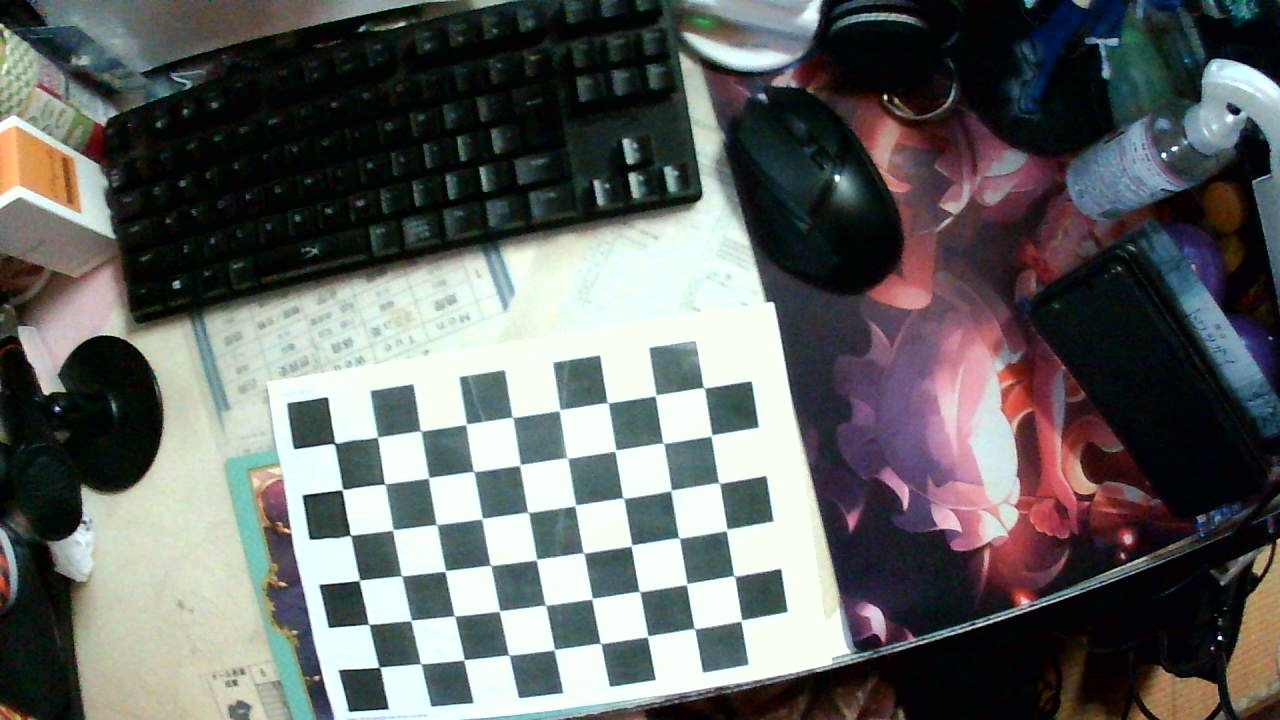
//> input picture build/calibrate_img/left/000000.jpg, 1280 x 720 px
$ ./lbp_test   (built with g++ and OpenCV 4)
//> lines starting //> are read from the running program, lines starting //| are printed output that depends on the picture
#include <opencv2/opencv.hpp>
#include <librealsense2/rs.hpp> // Include RealSense Cross Platform API

#include <cstdio>
#include <iostream>
#include <fstream>
#include <stdio.h>
#include <stdlib.h>
#include <time.h>
#include <unistd.h>
#include <vector>
#include <omp.h>
#include <time.h>
#include <numeric>
#include <algorithm>
#include <thread>
#include <mutex>
#include <condition_variable>
#include <deque>
#include <functional>
#include <random>
#include <filesystem>
#include <chrono>
#include <boost/property_tree/ptree.hpp>
#include <boost/property_tree/xml_parser.hpp>
#include <boost/foreach.hpp>
#include <boost/lexical_cast.hpp>

#define USE_OPENMP
#if defined(_OPENMP) && defined(USE_OPENMP)
#ifdef _WIN32
#define OMP_PARALLEL_FOR __pragma(omp parallel for)
#else
#define OMP_PARALLEL_FOR _Pragma("omp parallel for")
#endif
#else
#define OMP_PARALLEL_FOR
#endif

std::vector<int> UNIFORMED_LUT(256, 0);


/*
    test data
    images/20231231/left/004567.jpg
    images/20240220/left/000036.jpg
    images/20240327/left/000339.jpg
    images/test_img/left.JPG
*/
const std::string LEFT_IMG = "images/20240220/left/000000.jpg";

int LBP_filter[3][3] = {{64, 32, 16},
                        {128, 0, 8},
                        {1, 2, 4}};

void cvt_LBP(const cv::Mat &src, cv::Mat &dst)
{
    cv::Mat lbp = cv::Mat(src.rows, src.cols, CV_8UC1);
    lbp = cv::Scalar::all(0);
    cv::Mat padsrc;
    // cv::cvtColor(padsrc, padsrc, cv::COLOR_BGR2GRAY);
    copyMakeBorder(src, padsrc, 1, 1, 1, 1, cv::BORDER_REPLICATE);

    // cv::imshow("first", src);
    // cv::imshow("third", lbp);
    for (int x = 1; x < padsrc.cols - 1; x++)
    {
        for (int y = 1; y < padsrc.rows - 1; y++)
        {
            for (int i = 0; i < 3; i++)
            {
                for (int j = 0; j < 3; j++)
                {
                    if (padsrc.at<unsigned char>(y - 1 + j, x - 1 + i) >= padsrc.at<unsigned char>(y, x))
                        lbp.at<unsigned char>(y - 1, x - 1) += LBP_filter[i][j];
                }
            }
        }
    }
    dst = lbp.clone();
    // cv::imshow("second", lbp);
}

void cvt_ILBP(const cv::Mat &src, cv::Mat &dst)
{
    cv::Mat lbp = cv::Mat(src.rows, src.cols, CV_8UC1);
    lbp = cv::Scalar::all(0);
    cv::Mat padsrc, gray;
    //cv::cvtColor(src, gray, cv::COLOR_BGR2GRAY);
    copyMakeBorder(src, padsrc, 1, 1, 1, 1, cv::BORDER_REPLICATE);

    // cv::imshow("first", src);
    // cv::imshow("third", lbp);

    int ave = 0;
    for (int x = 1; x < padsrc.cols - 1; x++)
    {
        for (int y = 1; y < padsrc.rows - 1; y++)
        {
            for (int i = 0; i < 3; i++)
            {
                for (int j = 0; j < 3; j++)
                {
                    ave += (int)padsrc.at<unsigned char>(y - 1 + j, x - 1 + i);
                }
            }
            ave /= 9;
            for (int i = 0; i < 3; i++)
            {
                for (int j = 0; j < 3; j++)
                {
                    // std::cout << ave << " " << (int)padsrc.at<unsigned char>(y - 1 + j, x - 1 + i) <<std::endl;
                    if (padsrc.at<unsigned char>(y - 1 + j, x - 1 + i) >= ave)
                        lbp.at<unsigned char>(y - 1, x - 1) += LBP_filter[i][j];
                }
            }
            ave = 0;
        }
    }
    dst = lbp.clone();
    // cv::imshow("second", lbp);
}

void cvt_ILLBP(const cv::Mat &src, cv::Mat &dst)
{
    cv::Mat lbp = cv::Mat(src.rows, src.cols, CV_8UC1);
    lbp = cv::Scalar::all(0);
    cv::Mat padsrc, gray;
    //cv::cvtColor(src, gray, cv::COLOR_BGR2GRAY);
    copyMakeBorder(src, padsrc, 1, 1, 1, 1, cv::BORDER_REPLICATE);

    // cv::imshow("first", src);
    // cv::imshow("third", lbp);

    int ave = 0;
    for (int x = 1; x < padsrc.cols - 1; x++)
    {
        for (int y = 1; y < padsrc.rows - 1; y++)
        {
            for (int i = 0; i < 3; i++)
            {
                for (int j = 0; j < 3; j++)
                {
                    ave += (int)padsrc.at<unsigned char>(y - 1 + j, x - 1 + i);
                }
            }
            ave /= 8;
            for (int i = 0; i < 3; i++)
            {
                for (int j = 0; j < 3; j++)
                {
                    // std::cout << ave << " " << (int)padsrc.at<unsigned char>(y - 1 + j, x - 1 + i) <<std::endl;
                    if (padsrc.at<unsigned char>(y - 1 + j, x - 1 + i) >= ave)
                    {
                        lbp.at<unsigned char>(y - 1, x - 1) += LBP_filter[i][j];
                        //lbp.at<unsigned char>(y - 1, x - 1) += 255;
                    }
                }
            }
            for (int i = 0; i < 3; i++)
            {
                for (int j = 0; j < 3; j++)
                {
                    // std::cout << ave << " " << (int)padsrc.at<unsigned char>(y - 1 + j, x - 1 + i) <<std::endl;
                    //lbp.at<unsigned char>(y - 1, x - 1) = UNIFORMED_LUT[lbp.at<unsigned char>(y - 1, x - 1)];
                    // std::cout << (int)lbp.at<unsigned char>(y - 1, x - 1) << std::endl;
                }
            }
        }
    }
    dst = lbp.clone();
    // cv::imshow("second", lbp);
}

void make_LUT(std::vector<int> &lut)
{
    std::cout << "make_LUT start" << std::endl;
    std::ifstream ifs("tools/Uniformed_LBP_Table.txt");
    std::string str;
    int count = 0;
    if (ifs.fail())
    {
        std::cout << "not lut file" << std::endl;
        return;
    }

    while (getline(ifs, str))
    {
        lut[count] = atoi(str.c_str());
        if (lut[count] != 0)
        {
            double dist = 255 / 35;
            lut[count] = dist * lut[count];
        }
        count++;
    }
    std::cout << "make_LUT end" << std::endl;
}

int main(){
    make_LUT(UNIFORMED_LUT);
    cv::Mat img = cv::imread(LEFT_IMG, 0);
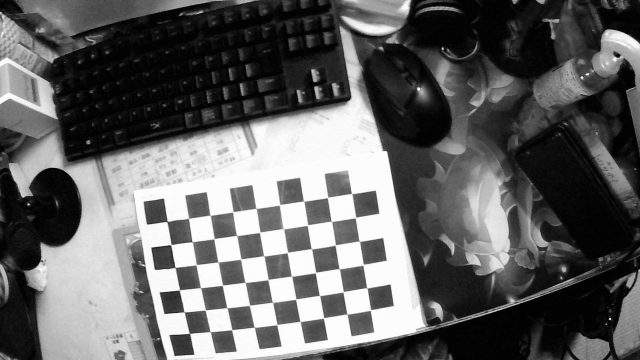
//> img: 720 rows x 1280 cols, CV_8UC1 (shown at 1/2 size); min 0, max 255, mean 99.6
    cv::Mat lbp, ilbp, illbp;
    cvt_LBP(img, lbp);
//> after the loop in cvt_LBP, `for (int x = 1; x < padsrc.cols - 1; x++)`:
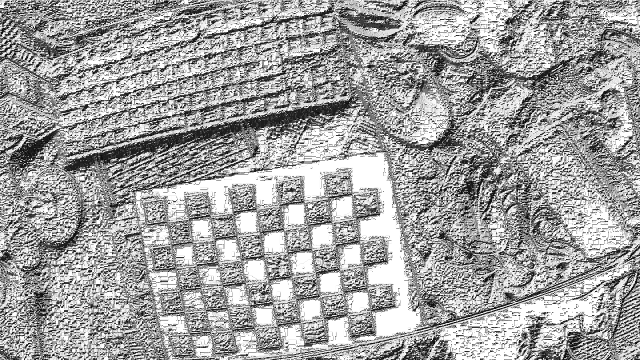
//> lbp: 720 rows x 1280 cols, CV_8UC1 (shown at 1/2 size); min 0, max 255, mean 160.9
    cvt_ILBP(img, ilbp);
//> after the loop in cvt_ILBP, `for (int x = 1; x < padsrc.cols - 1; x++)`:
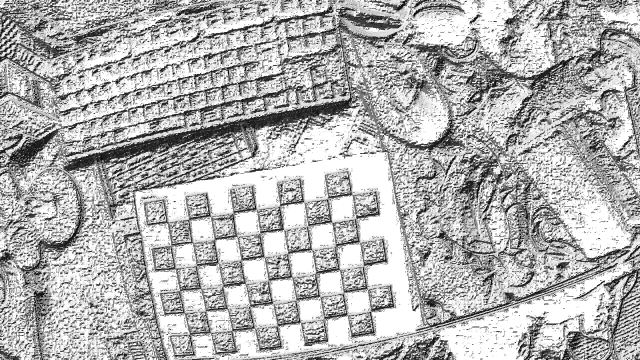
//> lbp: 720 rows x 1280 cols, CV_8UC1 (shown at 1/2 size); min 1, max 255, mean 178.3
//> after the loop in cvt_ILBP, `for (int x = 1; x < padsrc.cols - 1; x++)`: ave = 0
    cvt_ILLBP(img, illbp);
//> the loop in cvt_ILLBP, `for (int x = 1; x < padsrc.cols - 1; x++)` made 1280 passes
//> ave on passes 1 to 3: 168, 159, 151
//> after the loop in cvt_ILLBP, `for (int x = 1; x < padsrc.cols - 1; x++)`:
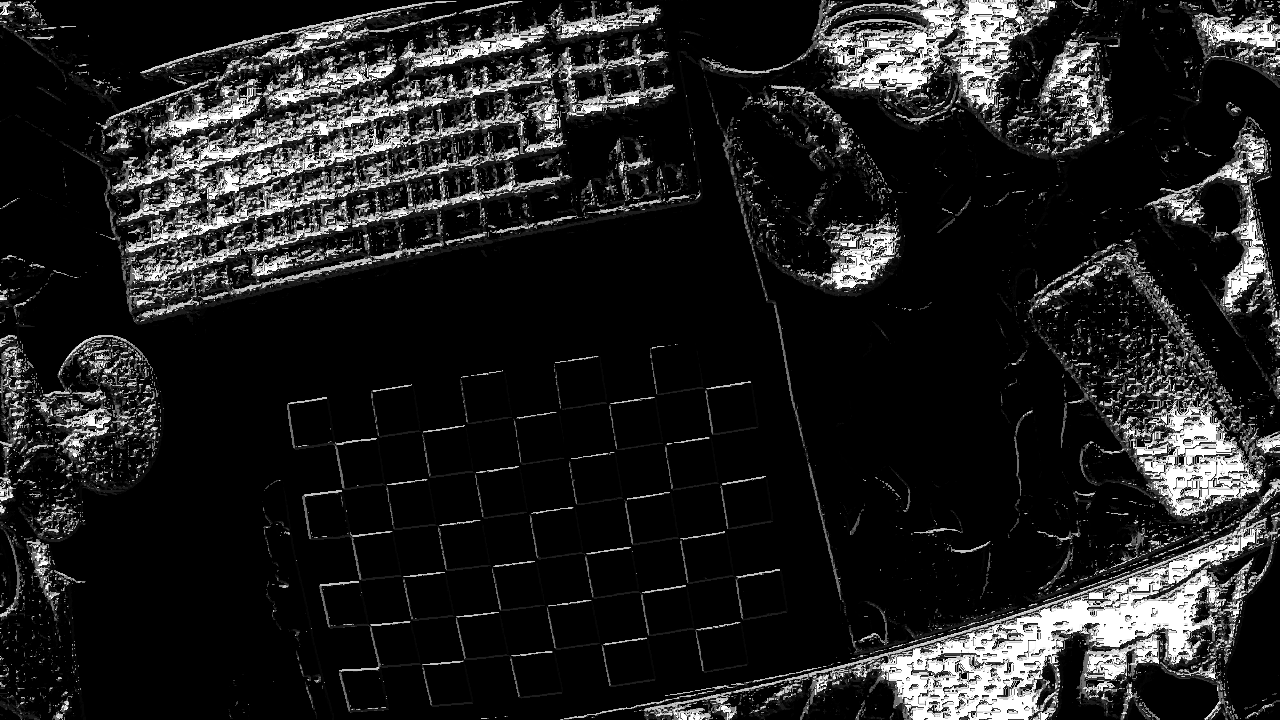
//> lbp: 720 rows x 1280 cols, CV_8UC1; min 0, max 255, mean 31.5
//> after the loop in cvt_ILLBP, `for (int x = 1; x < padsrc.cols - 1; x++)`: ave = 52

    cv::imshow("a", lbp);
    cv::imshow("b", ilbp);
    cv::imshow("c", illbp);

    const int key = cv::waitKey(0);
//> the space key is pressed
    if (key == 'q' /*113*/) // qボタンが押されたとき
    {
        cv::imwrite("sample_data/lbp.jpg", lbp);
        cv::imwrite("sample_data/ilbp.jpg", ilbp);
        cv::imwrite("sample_data/illbp10.jpg", illbp);
        // [6 lines of commented-out code are left out]
        ; // whileループから抜ける．
    }
    return 0;
}

$ run again, with build/calibrate_img/left/000001.jpg copied over build/calibrate_img/left/000000.jpg
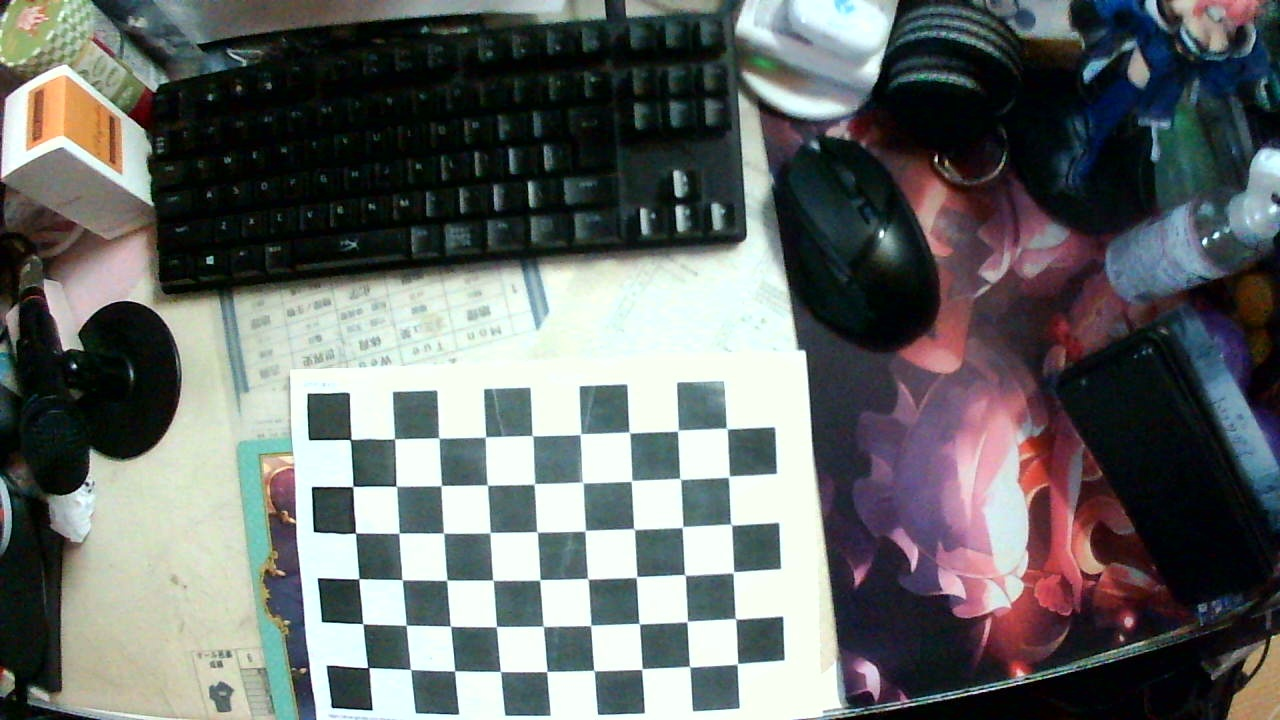
//> input picture build/calibrate_img/left/000001.jpg, 1280 x 720 px
//> after the loop in cvt_ILBP, `for (int x = 1; x < padsrc.cols - 1; x++)`:
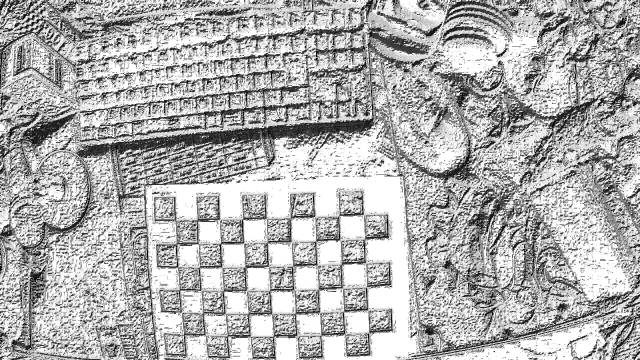
//> lbp: 720 rows x 1280 cols, CV_8UC1 (shown at 1/2 size); min 1, max 255, mean 176.1
//> after the loop in cvt_ILBP, `for (int x = 1; x < padsrc.cols - 1; x++)`: ave = 0
//> the loop in cvt_ILLBP, `for (int x = 1; x < padsrc.cols - 1; x++)` made 1280 passes
//> ave on passes 1 to 3: 48, 42, 36
//> after the loop in cvt_ILLBP, `for (int x = 1; x < padsrc.cols - 1; x++)`:
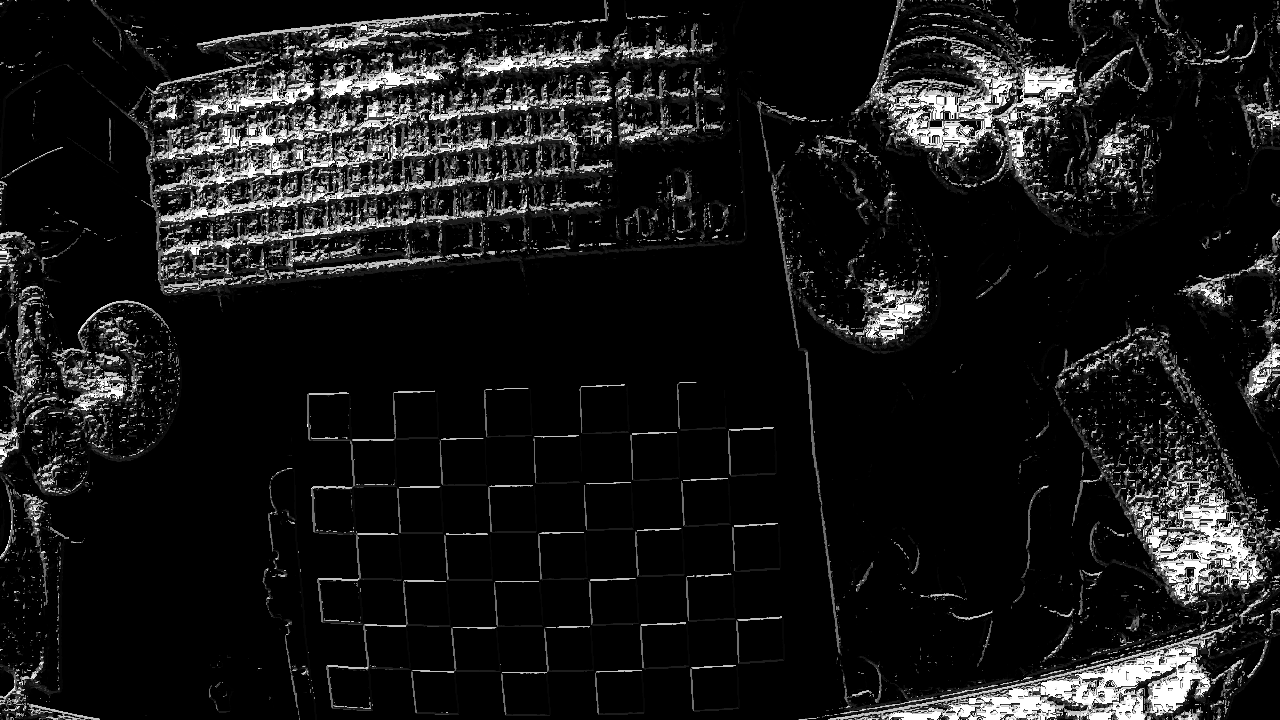
//> lbp: 720 rows x 1280 cols, CV_8UC1; min 0, max 255, mean 23.1
//> after the loop in cvt_ILLBP, `for (int x = 1; x < padsrc.cols - 1; x++)`: ave = 184

$ run again, with build/calibrate_img/left/000003.jpg copied over build/calibrate_img/left/000000.jpg
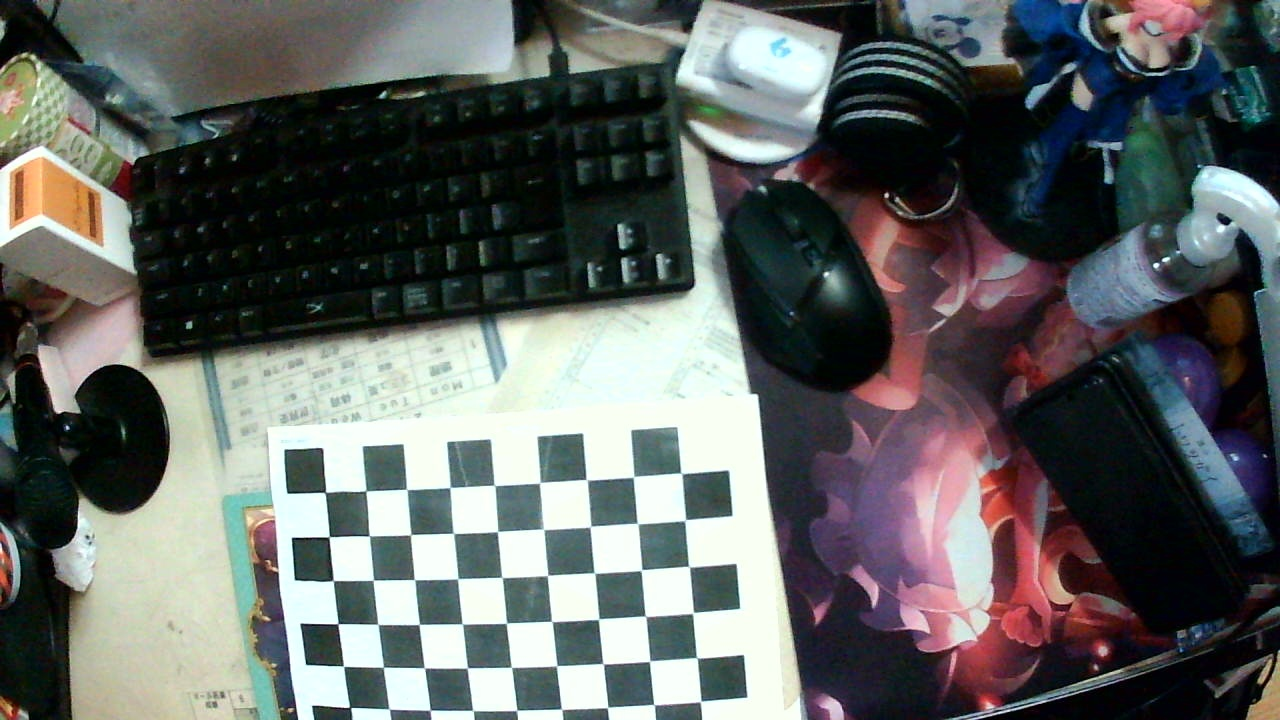
//> input picture build/calibrate_img/left/000003.jpg, 1280 x 720 px
//> after the loop in cvt_ILBP, `for (int x = 1; x < padsrc.cols - 1; x++)`:
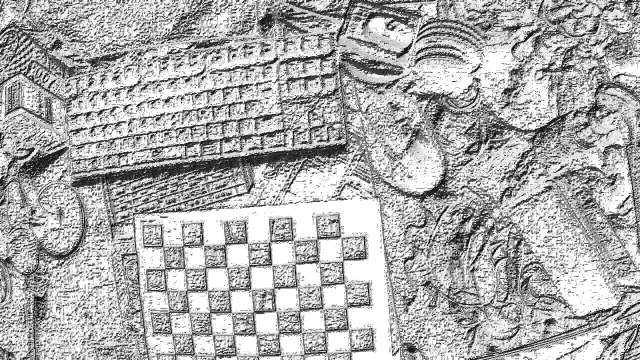
//> lbp: 720 rows x 1280 cols, CV_8UC1 (shown at 1/2 size); min 1, max 255, mean 174.9
//> after the loop in cvt_ILBP, `for (int x = 1; x < padsrc.cols - 1; x++)`: ave = 0
//> the loop in cvt_ILLBP, `for (int x = 1; x < padsrc.cols - 1; x++)` made 1280 passes
//> ave on passes 1 to 3: 166, 170, 171
//> after the loop in cvt_ILLBP, `for (int x = 1; x < padsrc.cols - 1; x++)`:
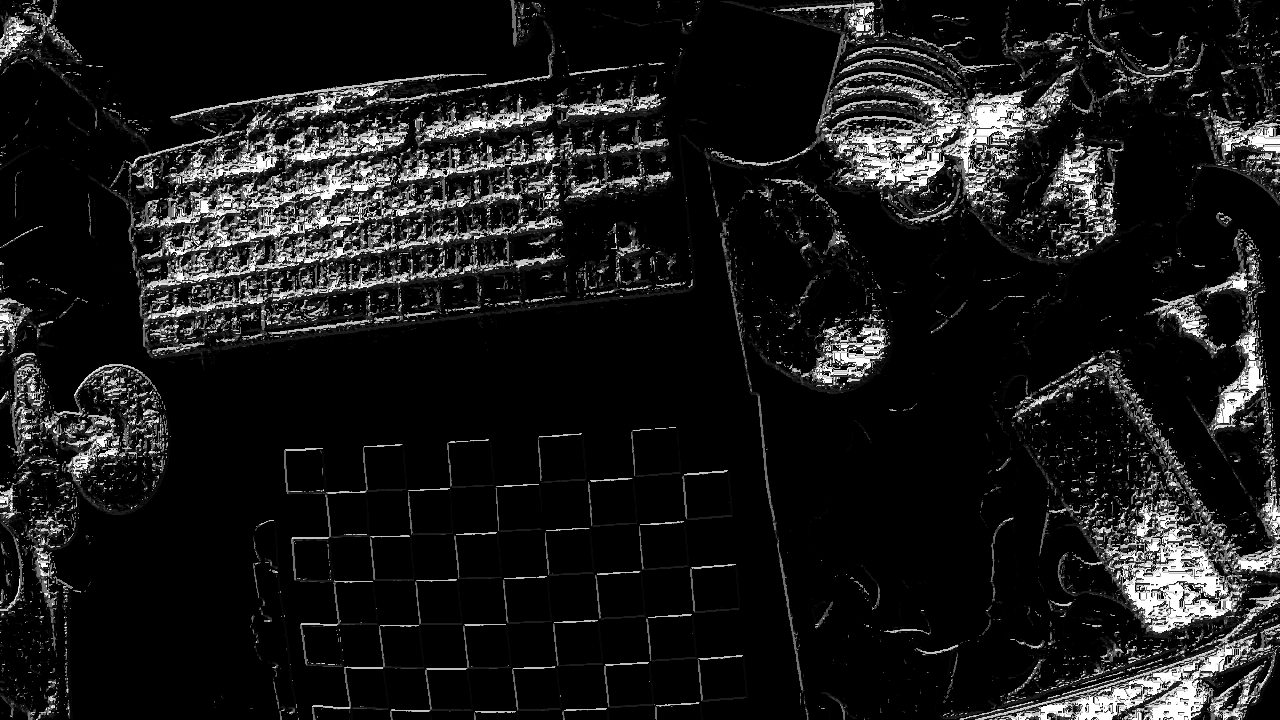
//> lbp: 720 rows x 1280 cols, CV_8UC1; min 0, max 255, mean 24.8
//> after the loop in cvt_ILLBP, `for (int x = 1; x < padsrc.cols - 1; x++)`: ave = 180
